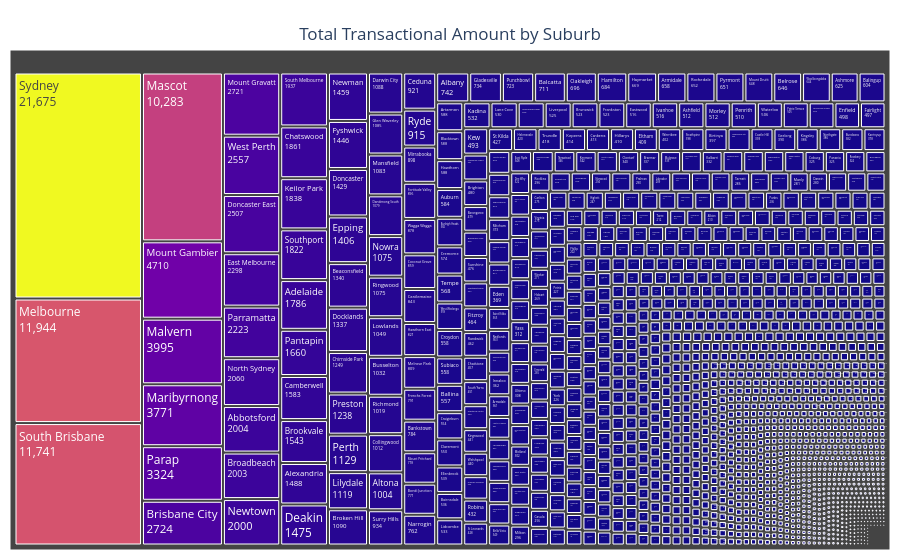

Here is the notebook cell this chart was saved with:
### Code cell
# Analysis the total amount transacted by surburb
df_grp_amount_by_surburb = df_cleaned.groupby(by='merchant_suburb')['amount'].sum().round().reset_index()

# Generate the treemap
fig = px.treemap(df_grp_amount_by_surburb, path=['merchant_suburb'],
           values='amount', color = 'amount',)

# Polish the layout
fig.update_layout(title=dict(text = "Total Transactional Amount by Suburb", x = 0.5, y = 0.95),
                    margin=dict(l=10, r=10, t=50, b=10), showlegend=False,)

# Configure text display inside the boxes
fig.data[0].textinfo = 'label+value'
fig.update_traces(marker_coloraxis = None)
fig.show()

### Figure 1 — Plotly figure (JSON) as saved in the notebook; plotly's stock layout.template omitted (floating-point values rounded to 4 significant figures; data arrays with more than 128 entries replaced by an {"elided": "..."} marker saying what was removed)
{"data": [{"branchvalues": "total", "customdata": {"elided": "1609x1 int values"}, "domain": {"x": [0, 1], "y": [0, 1]}, "hovertemplate": "labels=%{label}<br>amount_sum=%{value}<br>parent=%{parent}<br>id=%{id}<br>amount=%{color}<extra></extra>", "ids": {"elided": "1609 str values"}, "labels": {"elided": "1609 str values"}, "marker": {"colors": {"elided": "1609 int values"}}, "name": "", "parents": {"elided": "1609 str values"}, "textinfo": "label+value", "type": "treemap", "values": {"elided": "1609 int values"}}], "layout": {"coloraxis": {"colorbar": {"title": {"text": "amount"}}, "colorscale": [[0, "#0d0887"], [0.1111, "#46039f"], [0.2222, "#7201a8"], [0.3333, "#9c179e"], [0.4444, "#bd3786"], [0.5556, "#d8576b"], [0.6667, "#ed7953"], [0.7778, "#fb9f3a"], [0.8889, "#fdca26"], [1, "#f0f921"]]}, "legend": {"tracegroupgap": 0}, "margin": {"b": 10, "l": 10, "r": 10, "t": 50}, "showlegend": false, "title": {"text": "Total Transactional Amount by Suburb", "x": 0.5, "y": 0.95}}}
